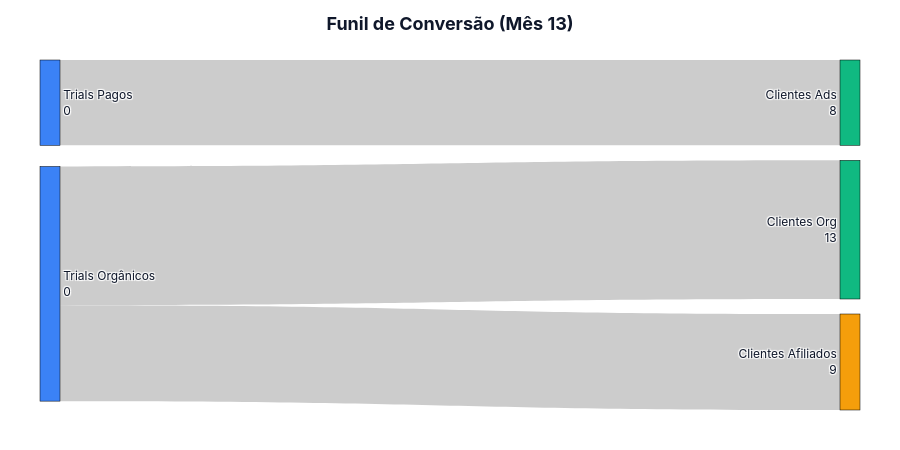
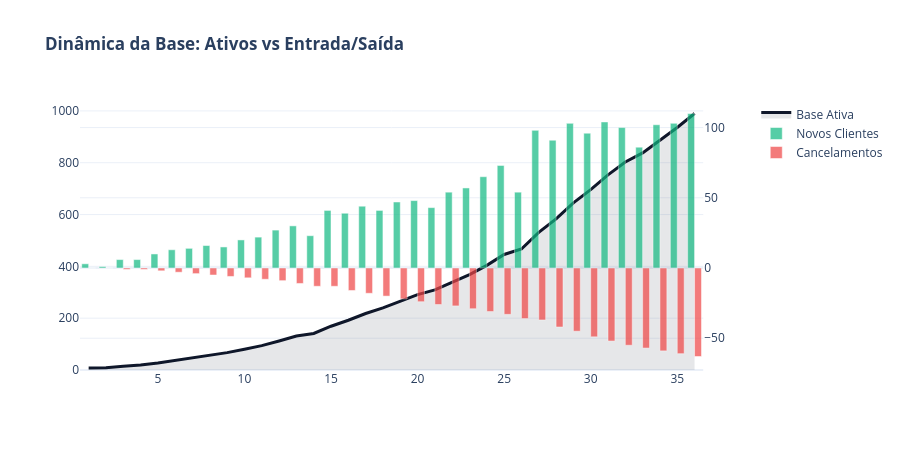
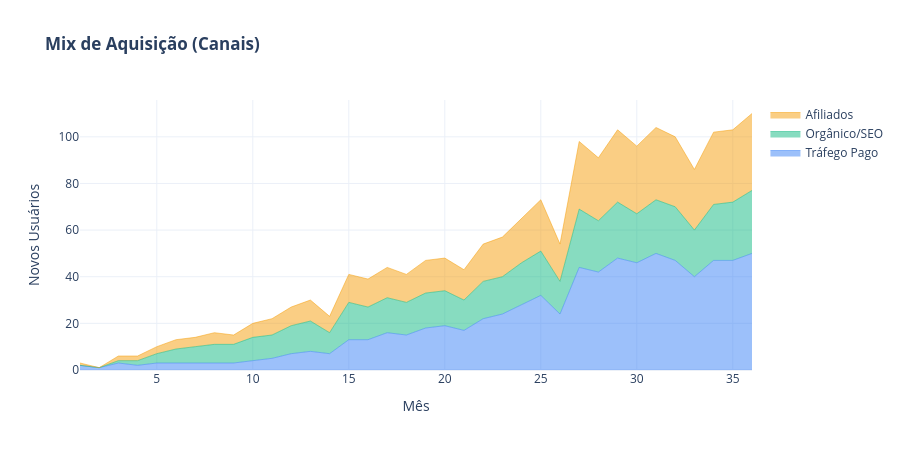
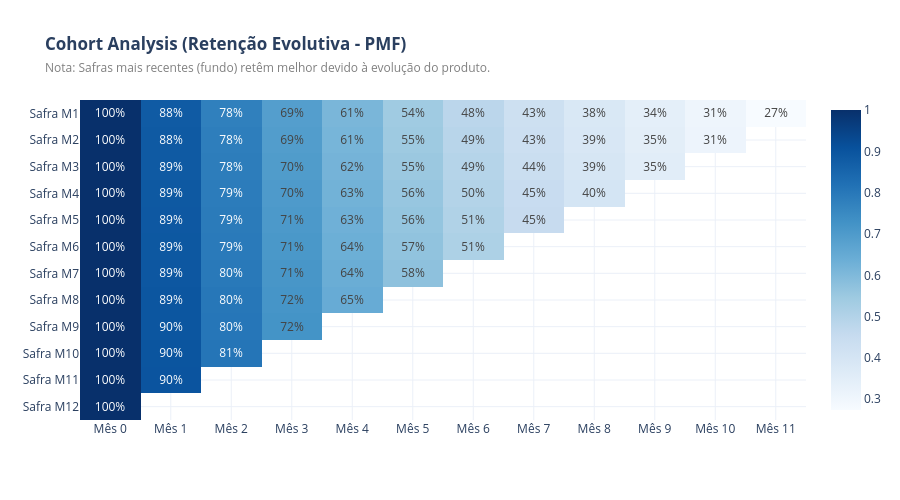

The cell these charts' notebook holds for them, in order:
### Code cell
# CÉLULA 07 - GROWTH DASHBOARD V8.0 (RESTORATION & FIX)
# ============================================================================
# OBJETIVO: Restaurar gráficos de Growth (Funil, Cohort, Mix).
# CORREÇÃO: Remove dependência de chaves estáticas inexistentes na Célula 02.
# Calcula Cohorts e Funil dinamicamente baseados no df_mensal.
# ============================================================================

import plotly.graph_objects as go
from plotly.subplots import make_subplots
import pandas as pd
import numpy as np
from IPython.display import display, Markdown

# ----------------------------------------------------------------------------
# SETUP DE CORES
# ----------------------------------------------------------------------------
CORES = PREMISSAS['cores']

def hex_to_rgba(hex_color, alpha=0.5):
    hex_color = hex_color.lstrip('#')
    return f"rgba({int(hex_color[0:2], 16)}, {int(hex_color[2:4], 16)}, {int(hex_color[4:6], 16)}, {alpha})"

print("="*80)
print("📈 DASHBOARD DE GROWTH & TRAÇÃO (RESTAURADO)")
print("="*80)

# ============================================================================
# 1. FUNIL DE CONVERSÃO (SANKEY DIAGRAM)
# ============================================================================
print("\n🔀 Gerando Funil de Conversão (Sankey)...\n")

# Pega o último mês com dados reais (ou mês 12 para ter volume)
mes_ref = min(12, len(df_mensal)-1)

# Recupera dados do DataFrame
trafego_pago = df_mensal.loc[mes_ref, 'trafego_pago']
trafego_org = df_mensal.loc[mes_ref, 'trafego_organico']
trials_pagos = df_mensal.loc[mes_ref, 'trials_pagos']
trials_org = df_mensal.loc[mes_ref, 'trials_organicos']
novos_ads = df_mensal.loc[mes_ref, 'novos_ads']
novos_org = df_mensal.loc[mes_ref, 'novos_organicos']
novos_afiliados = df_mensal.loc[mes_ref, 'novos_afiliados']

# Nós do Sankey
labels = [
    f"Tráfego Pago<br>{int(trafego_pago)}",       # 0
    f"Tráfego Orgânico<br>{int(trafego_org)}",    # 1
    f"Trials Pagos<br>{int(trials_pagos)}",       # 2
    f"Trials Orgânicos<br>{int(trials_org)}",     # 3
    f"Clientes Ads<br>{int(novos_ads)}",          # 4
    f"Clientes Org<br>{int(novos_org)}",          # 5
    f"Clientes Afiliados<br>{int(novos_afiliados)}" # 6
]

# Fluxos (Source -> Target)
source = [0, 1, 2, 3, 3] # Pago->TrialP, Org->TrialO, TrialP->Ads, TrialO->Org, TrialO->Afiliado (Simplificação)
target = [2, 3, 4, 5, 6]
values = [
    trials_pagos,       # Pago -> Trial Pago
    trials_org,         # Org -> Trial Org
    novos_ads,          # Trial Pago -> Cliente Ads
    novos_org,          # Trial Org -> Cliente Org
    novos_afiliados     # Trial Org -> Afiliado (Assumindo origem orgânica/viral)
]

fig_sankey = go.Figure(data=[go.Sankey(
    node=dict(
        pad=15, thickness=20, line=dict(color="black", width=0.5),
        label=labels, color=[CORES['marketing_pago'], CORES['marketing_organico'], CORES['info'], CORES['info'], CORES['success'], CORES['success'], CORES['warning']]
    ),
    link=dict(source=source, target=target, value=values)
)])

fig_sankey.update_layout(title_text=f"<b>Funil de Conversão (Mês {mes_ref+1})</b>", height=450, font_size=12)
fig_sankey.show()


# ============================================================================
# 2. EVOLUÇÃO DE USUÁRIOS (ATIVOS vs NOVOS vs CHURN)
# ============================================================================
print("\n👥 Gerando Evolução de Usuários...\n")

fig_user = make_subplots(specs=[[{"secondary_y": True}]])

# Área: Usuários Ativos
fig_user.add_trace(go.Scatter(
    x=df_mensal['mes'], y=df_mensal['usuarios_ativos'],
    name='Base Ativa', fill='tozeroy',
    line=dict(color=CORES['primary'], width=3),
    fillcolor=hex_to_rgba(CORES['primary'], 0.1)
), secondary_y=False)

# Barras: Novos (Verde) e Churn (Vermelho)
fig_user.add_trace(go.Bar(
    x=df_mensal['mes'], y=df_mensal['novos_pagantes_total'],
    name='Novos Clientes', marker_color=CORES['success'], opacity=0.7
), secondary_y=True)

fig_user.add_trace(go.Bar(
    x=df_mensal['mes'], y=-df_mensal['churn_usuarios'],
    name='Cancelamentos', marker_color=CORES['danger'], opacity=0.7
), secondary_y=True)

fig_user.update_layout(title="<b>Dinâmica da Base: Ativos vs Entrada/Saída</b>", template="plotly_white", height=450, hovermode="x unified")
fig_user.show()


# ============================================================================
# 3. MIX DE AQUISIÇÃO (EMPURRADO)
# ============================================================================
print("\n📊 Gerando Mix de Canais...\n")

fig_mix = go.Figure()
fig_mix.add_trace(go.Scatter(
    x=df_mensal['mes'], y=df_mensal['novos_ads'],
    mode='lines', stackgroup='one', name='Tráfego Pago',
    line=dict(width=0.5, color=CORES['marketing_pago'])
))
fig_mix.add_trace(go.Scatter(
    x=df_mensal['mes'], y=df_mensal['novos_organicos'],
    mode='lines', stackgroup='one', name='Orgânico/SEO',
    line=dict(width=0.5, color=CORES['marketing_organico'])
))
fig_mix.add_trace(go.Scatter(
    x=df_mensal['mes'], y=df_mensal['novos_afiliados'],
    mode='lines', stackgroup='one', name='Afiliados',
    line=dict(width=0.5, color=CORES['warning'])
))

fig_mix.update_layout(title="<b>Mix de Aquisição (Canais)</b>", xaxis_title="Mês", yaxis_title="Novos Usuários", template="plotly_white", height=450)
fig_mix.show()


# ============================================================================
# 4. ANÁLISE DE COHORT (RETENÇÃO COM EVOLUÇÃO DE PRODUTO) - CORRIGIDO
# ============================================================================
print("\n🔥 Gerando Cohort Heatmap (Com Evolução de PMF)...\n")

# Parâmetros de Churn da Célula 02
churn_ini = PREMISSAS['churn_inicial']
decaimento = PREMISSAS['churn_decaimento_mensal']
churn_min = PREMISSAS['churn_maturidade']

# Simulação de Cohort para 12 meses
n_meses = 12
z_data = []
y_labels = [f"Safra M{i+1}" for i in range(n_meses)]
x_labels = [f"Mês {i}" for i in range(n_meses)]

# Fator de Melhoria do Produto (Hardcoded lógico para simulação: 1.5% melhor a cada mês)
# Isso faz com que a Safra 12 seja melhor que a Safra 1
fator_melhoria_pmf = 0.015 

for mes_entrada in range(n_meses):
    row = []
    acumulado = 1.0
    
    # Ajusta o Churn Inicial desta safra específica (Melhora com o tempo)
    # A Safra M1 começa com churn_ini (12%)
    # A Safra M10 começa com um churn menor (ex: 10%), pois o produto evoluiu
    churn_start_safra = max(churn_min, churn_ini * (1 - (mes_entrada * fator_melhoria_pmf)))
    
    for mes_vida in range(n_meses):
        if (mes_entrada + mes_vida) >= n_meses:
            row.append(None) # Futuro (Triângulo vazio)
        else:
            if mes_vida == 0:
                row.append(1.0) # Mês 0 é sempre 100%
            else:
                # Calcula o churn deste mês de vida para esta safra específica
                # O churn cai conforme o cliente fica mais velho (decaimento)
                c_atual = max(churn_min, churn_start_safra - (mes_vida * decaimento))
                
                acumulado *= (1 - c_atual)
                row.append(acumulado)
                
    z_data.append(row)

# Inverte para formato triangular clássico (Safra recente em baixo)
z_data = z_data[::-1]
y_labels = y_labels[::-1]

fig_cohort = go.Figure(data=go.Heatmap(
    z=z_data, x=x_labels, y=y_labels,
    colorscale='Blues', # Mantive azul, mas agora os tons vão variar
    text=[[f"{v*100:.0f}%" if v else "" for v in r] for r in z_data],
    texttemplate="%{text}",
    showscale=True
))

fig_cohort.update_layout(
    title="<b>Cohort Analysis (Retenção Evolutiva - PMF)</b><br><span style='font-size:12px;color:gray'>Nota: Safras mais recentes (fundo) retêm melhor devido à evolução do produto.</span>",
    height=500,
    template="plotly_white"
)
fig_cohort.show()

print("\n✅ Célula 07 (Growth) Concluída. Agora as safras evoluem.")

### Figure 1 — Plotly figure (JSON) as saved in the notebook; plotly's stock layout.template omitted (floating-point values rounded to 4 significant figures)
{"data": [{"link": {"source": [0, 1, 2, 3, 3], "target": [2, 3, 4, 5, 6], "value": [0, 0, 8, 13, 9]}, "node": {"color": ["#3B82F6", "#10B981", "#3B82F6", "#3B82F6", "#10B981", "#10B981", "#F59E0B"], "label": ["Tráfego Pago<br>1740", "Tráfego Orgânico<br>6324", "Trials Pagos<br>0", "Trials Orgânicos<br>0", "Clientes Ads<br>8", "Clientes Org<br>13", "Clientes Afiliados<br>9"], "line": {"color": "black", "width": 0.5}, "pad": 15, "thickness": 20}, "type": "sankey"}], "layout": {"font": {"size": 12}, "height": 450, "title": {"text": "<b>Funil de Conversão (Mês 13)</b>"}}}

### Figure 2 — Plotly figure (JSON) as saved in the notebook; plotly's stock layout.template omitted (floating-point values rounded to 4 significant figures)
{"data": [{"fill": "tozeroy", "fillcolor": "rgba(15, 23, 42, 0.1)", "line": {"color": "#0F172A", "width": 3}, "name": "Base Ativa", "type": "scatter", "x": [1, 2, 3, 4, 5, 6, 7, 8, 9, 10, 11, 12, 13, 14, 15, 16, 17, 18, 19, 20, 21, 22, 23, 24, 25, 26, 27, 28, 29, 30, 31, 32, 33, 34, 35, 36], "xaxis": "x", "y": [8.0, 9.0, 14.0, 19.0, 27.0, 37.0, 47.0, 58.0, 67.0, 80.0, 94.0, 112.0, 131.0, 141.0, 169.0, 192.0, 218.0, 240.0, 266.0, 291.0, 309.0, 338.0, 368.0, 404.0, 446.0, 467.0, 531.0, 583.0, 645.0, 696.0, 753.0, 803.0, 838.0, 887.0, 936.0, 990.0], "yaxis": "y"}, {"marker": {"color": "#10B981"}, "name": "Novos Clientes", "opacity": 0.7, "type": "bar", "x": [1, 2, 3, 4, 5, 6, 7, 8, 9, 10, 11, 12, 13, 14, 15, 16, 17, 18, 19, 20, 21, 22, 23, 24, 25, 26, 27, 28, 29, 30, 31, 32, 33, 34, 35, 36], "xaxis": "x", "y": [3.0, 1.0, 6.0, 6.0, 10.0, 13.0, 14.0, 16.0, 15.0, 20.0, 22.0, 27.0, 30.0, 23.0, 41.0, 39.0, 44.0, 41.0, 47.0, 48.0, 43.0, 54.0, 57.0, 65.0, 73.0, 54.0, 98.0, 91.0, 103.0, 96.0, 104.0, 100.0, 86.0, 102.0, 103.0, 110.0], "yaxis": "y2"}, {"marker": {"color": "#EF4444"}, "name": "Cancelamentos", "opacity": 0.7, "type": "bar", "x": [1, 2, 3, 4, 5, 6, 7, 8, 9, 10, 11, 12, 13, 14, 15, 16, 17, 18, 19, 20, 21, 22, 23, 24, 25, 26, 27, 28, 29, 30, 31, 32, 33, 34, 35, 36], "xaxis": "x", "y": [-0.0, -0.0, -1.0, -1.0, -2.0, -3.0, -4.0, -5.0, -6.0, -7.0, -8.0, -9.0, -11.0, -13.0, -13.0, -16.0, -18.0, -20.0, -22.0, -24.0, -26.0, -27.0, -29.0, -31.0, -33.0, -36.0, -37.0, -42.0, -45.0, -49.0, -52.0, -55.0, -57.0, -59.0, -61.0, -63.0], "yaxis": "y2"}], "layout": {"height": 450, "hovermode": "x unified", "title": {"text": "<b>Dinâmica da Base: Ativos vs Entrada/Saída</b>"}, "xaxis": {"anchor": "y", "domain": [0, 0.94]}, "yaxis": {"anchor": "x", "domain": [0, 1]}, "yaxis2": {"anchor": "x", "overlaying": "y", "side": "right"}}}

### Figure 3 — Plotly figure (JSON) as saved in the notebook; plotly's stock layout.template omitted (floating-point values rounded to 4 significant figures)
{"data": [{"line": {"color": "#3B82F6", "width": 0.5}, "mode": "lines", "name": "Tráfego Pago", "stackgroup": "one", "type": "scatter", "x": [1, 2, 3, 4, 5, 6, 7, 8, 9, 10, 11, 12, 13, 14, 15, 16, 17, 18, 19, 20, 21, 22, 23, 24, 25, 26, 27, 28, 29, 30, 31, 32, 33, 34, 35, 36], "y": [2.0, 1.0, 3.0, 2.0, 3.0, 3.0, 3.0, 3.0, 3.0, 4.0, 5.0, 7.0, 8.0, 7.0, 13.0, 13.0, 16.0, 15.0, 18.0, 19.0, 17.0, 22.0, 24.0, 28.0, 32.0, 24.0, 44.0, 42.0, 48.0, 46.0, 50.0, 47.0, 40.0, 47.0, 47.0, 50.0]}, {"line": {"color": "#10B981", "width": 0.5}, "mode": "lines", "name": "Orgânico/SEO", "stackgroup": "one", "type": "scatter", "x": [1, 2, 3, 4, 5, 6, 7, 8, 9, 10, 11, 12, 13, 14, 15, 16, 17, 18, 19, 20, 21, 22, 23, 24, 25, 26, 27, 28, 29, 30, 31, 32, 33, 34, 35, 36], "y": [0.0, 0.0, 1.0, 2.0, 4.0, 6.0, 7.0, 8.0, 8.0, 10.0, 10.0, 12.0, 13.0, 9.0, 16.0, 14.0, 15.0, 14.0, 15.0, 15.0, 13.0, 16.0, 16.0, 18.0, 19.0, 14.0, 25.0, 22.0, 24.0, 21.0, 23.0, 23.0, 20.0, 24.0, 25.0, 27.0]}, {"line": {"color": "#F59E0B", "width": 0.5}, "mode": "lines", "name": "Afiliados", "stackgroup": "one", "type": "scatter", "x": [1, 2, 3, 4, 5, 6, 7, 8, 9, 10, 11, 12, 13, 14, 15, 16, 17, 18, 19, 20, 21, 22, 23, 24, 25, 26, 27, 28, 29, 30, 31, 32, 33, 34, 35, 36], "y": [1.0, 0.0, 2.0, 2.0, 3.0, 4.0, 4.0, 5.0, 4.0, 6.0, 7.0, 8.0, 9.0, 7.0, 12.0, 12.0, 13.0, 12.0, 14.0, 14.0, 13.0, 16.0, 17.0, 19.0, 22.0, 16.0, 29.0, 27.0, 31.0, 29.0, 31.0, 30.0, 26.0, 31.0, 31.0, 33.0]}], "layout": {"height": 450, "title": {"text": "<b>Mix de Aquisição (Canais)</b>"}, "xaxis": {"title": {"text": "Mês"}}, "yaxis": {"title": {"text": "Novos Usuários"}}}}

### Figure 4 — Plotly figure (JSON) as saved in the notebook; plotly's stock layout.template omitted (floating-point values rounded to 4 significant figures; data arrays with more than 128 entries replaced by an {"elided": "..."} marker saying what was removed)
{"data": [{"colorscale": [[0, "rgb(247,251,255)"], [0.125, "rgb(222,235,247)"], [0.25, "rgb(198,219,239)"], [0.375, "rgb(158,202,225)"], [0.5, "rgb(107,174,214)"], [0.625, "rgb(66,146,198)"], [0.75, "rgb(33,113,181)"], [0.875, "rgb(8,81,156)"], [1, "rgb(8,48,107)"]], "showscale": true, "text": {"elided": "12x12 str values"}, "texttemplate": "%{text}", "type": "heatmap", "x": ["Mês 0", "Mês 1", "Mês 2", "Mês 3", "Mês 4", "Mês 5", "Mês 6", "Mês 7", "Mês 8", "Mês 9", "Mês 10", "Mês 11"], "y": ["Safra M12", "Safra M11", "Safra M10", "Safra M9", "Safra M8", "Safra M7", "Safra M6", "Safra M5", "Safra M4", "Safra M3", "Safra M2", "Safra M1"], "z": {"elided": "12x12 float values"}}], "layout": {"height": 500, "title": {"text": "<b>Cohort Analysis (Retenção Evolutiva - PMF)</b><br><span style='font-size:12px;color:gray'>Nota: Safras mais recentes (fundo) retêm melhor devido à evolução do produto.</span>"}}}
